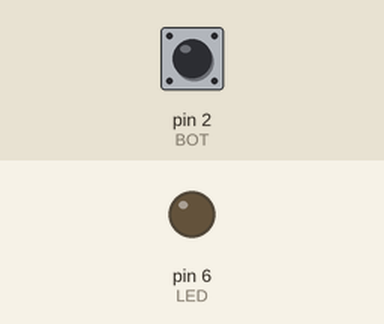
Simulated run of this sketch. Board: Arduino Uno, built with avr-gcc and run on an emulated ATmega328P. Shown: output pins drawn as LEDs (lit = HIGH). The test bench sets the inputs (shaded band); at power-on: pin 2 (BOT) HIGH.

Above: at 5.0 s.
5.1 s: pin 2 (BOT) pulsed LOW 5 times (0.12 s each, 0.3 s apart)
At 7.4 s:
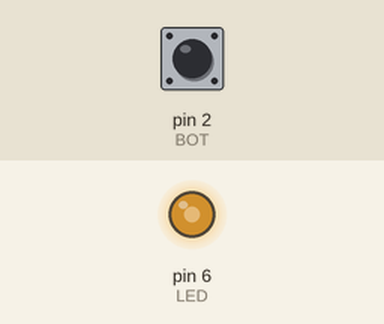
8.1 s: pin 2 (BOT) pulled LOW for 0.15 s
At 8.7 s:
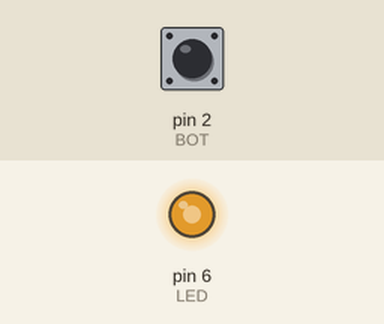
9.7 s: pin 2 (BOT) pulled LOW for 1 s
At 11.2 s:
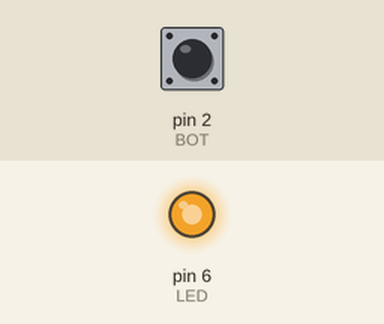
Timing chart, 0 to 12.7 s (numbered marks = the images above; inputs shaded):
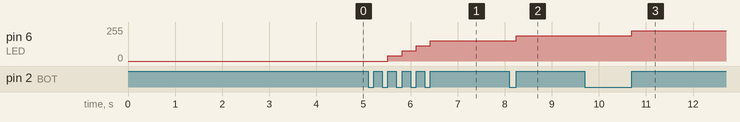

Measured:
- after the input at 5.1 s, pin 6 (LED): 0/255 → 38/255 after 0.42 s, → 76/255 0.30 s later, → 114/255 0.30 s later, → 152/255 0.30 s later
- after the input at 8.1 s, pin 6 (LED): 152/255 → 190/255 after 0.15 s
- after the input at 9.7 s, pin 6 (LED): 190/255 → 228/255 after 1.0 s

The sketch:

sketch_may5a.ino
```cpp
#define LED (1 << PD6)
#define BOT (1 << PD2)
int brilho = 0;

ISR(INT0_vect) {
  OCR0A = brilho;
  brilho += 38;
  if (brilho > 254)
    brilho = 0;
}

int main() {
  DDRD = LED;
  PORTD = BOT;

  // Configura modo FAST PWM e modo do comparador A
  TCCR0A |= (1 << WGM01) | (1 << WGM00) | (1 << COM0A1);
  TCCR0B = 1;  // Seleciona a opção para frequência
  OCR0A = 0;

  EICRA = 0b00000011;
  EIMSK = 0b00000001;
  sei();
  while (1) {
  }
}
```
